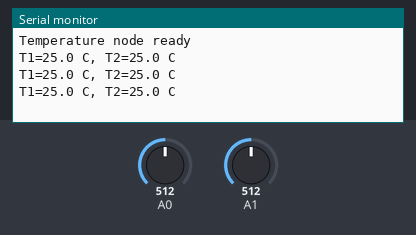
Bench run of a program on a simulated Arduino Uno, built with avr-gcc and run on an emulated ATmega328P. Parts: the last lines printed to the serial monitor. The test bench sets the inputs (shaded band); at power-on: A0 = 512, A1 = 512.

Above: at 1.3 s.
1.4 s: A0 set to 716
At 1.9 s:
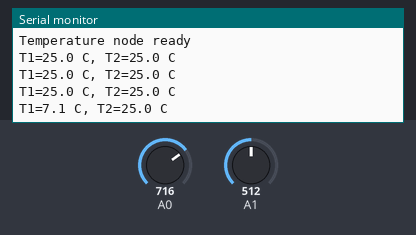
2.9 s: A1 set to 716
At 3.4 s:
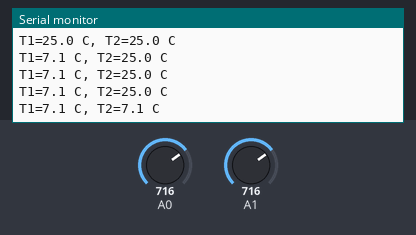
4.4 s: A0 set to 900
At 4.9 s:
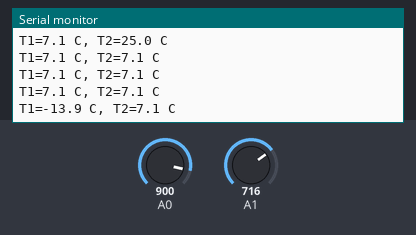
5.9 s: A1 set to 900
At 6.4 s:
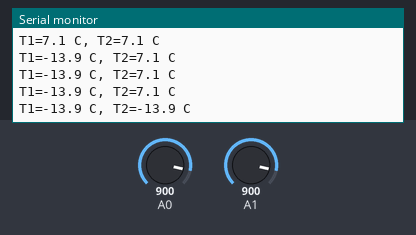
Timing chart, 0 to 8.4 s (numbered marks = the images above; inputs shaded):
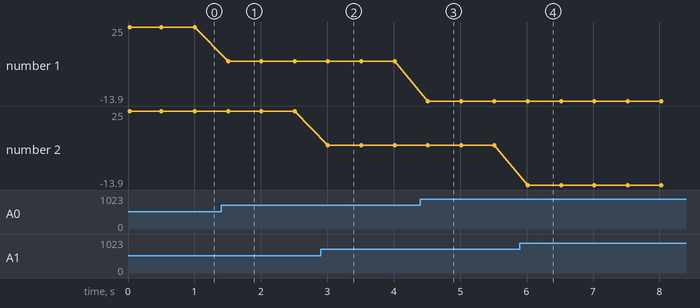

The program:

main.cpp
```cpp
#include <Arduino.h>
#include <SPI.h>
#include <mcp_can.h>
#include <avr/io.h>
#include <math.h>

#define CAN_CS 10
#define NTC1_CH 0
#define NTC2_CH 1

MCP_CAN CAN0(CAN_CS);

#define R_FIXED 10000.0
#define R25     10000.0
#define BETA    3950.0
#define T25     298.15

// ADC thanh ghi AVR, Vref = AVcc
static void adc_init_avr(void)
{
    ADMUX = (1 << REFS0);
    ADCSRA = (1 << ADEN) |
             (1 << ADPS2) | (1 << ADPS1) | (1 << ADPS0);
    DIDR0 |= (1 << ADC0D) | (1 << ADC1D);
}

static uint16_t adc_read_avr(uint8_t ch)
{
    ADMUX = (ADMUX & 0xF0) | (ch & 0x0F);
    ADCSRA |= (1 << ADSC);
    while (ADCSRA & (1 << ADSC)) {}
    return ADC;
}

// Wiring: 5V -> NTC -> ADC -> 10k -> GND
static float read_ntc_c(uint8_t ch)
{
    uint16_t raw = adc_read_avr(ch);

    if (raw == 0) return -100.0f;
    if (raw >= 1023) return 200.0f;

    float r_ntc = R_FIXED * raw / (1023.0f - raw);
    float invT = (1.0f / T25) +
                 (1.0f / BETA) * logf(r_ntc / R25);

    return (1.0f / invT) - 273.15f;
}

static int16_t to_tenths(float t)
{
    float x = t * 10.0f;
    return (int16_t)(x >= 0 ? x + 0.5f : x - 0.5f);
}

static void send_temperatures(int16_t t1, int16_t t2)
{
    byte d[4];

    d[0] = (uint8_t)((uint16_t)t1 >> 8);
    d[1] = (uint8_t)t1;
    d[2] = (uint8_t)((uint16_t)t2 >> 8);
    d[3] = (uint8_t)t2;

    CAN0.sendMsgBuf(0x100, 0, 4, d);
}

void setup()
{
    Serial.begin(9600);
    adc_init_avr();

    while (CAN0.begin(MCP_ANY, CAN_500KBPS, MCP_8MHZ) != CAN_OK) {
        Serial.println(F("MCP2515 init error"));
        delay(500);
    }

    CAN0.setMode(MCP_NORMAL);
    Serial.println(F("Temperature node ready"));
}

void loop()
{
    float t1 = read_ntc_c(NTC1_CH);
    float t2 = read_ntc_c(NTC2_CH);

    send_temperatures(to_tenths(t1), to_tenths(t2));

    Serial.print(F("T1="));
    Serial.print(t1, 1);
    Serial.print(F(" C, T2="));
    Serial.print(t2, 1);
    Serial.println(F(" C"));

    delay(500);
}
```

Measured:
- after the input at 1.4 s, the serial monitor: prints a new line after 0.11 s (image 1)
- after the input at 2.9 s, the serial monitor: prints a new line after 0.11 s (image 2)
- after the input at 4.4 s, the serial monitor: prints a new line after 0.11 s (image 3)
- after the input at 5.9 s, the serial monitor: prints a new line after 0.12 s (image 4)
- plotted number 1: 25 → 7.1 after the input at 1.4 s, 7.1 → -13.9 after the input at 4.4 s
